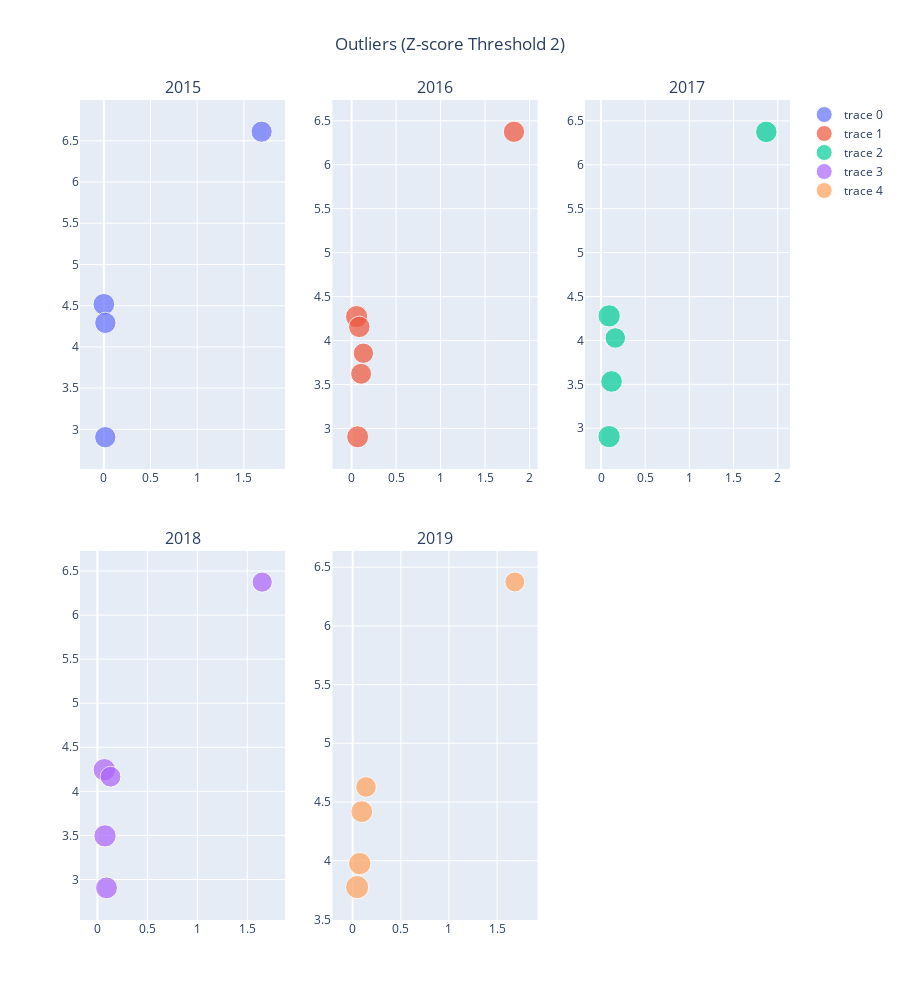

Notebook code cell kept with this figure:
### Code cell
# Visualize outliers

fig = make_subplots(rows=2, cols=3, subplot_titles=('2015', '2016', '2017', '2018', '2019'), vertical_spacing=0.1)

i = 1
j = 1

df_list = [df_2015, df_2016, df_2017, df_2018, df_2019]
for df in df_list:
    df['Z_score_GDP'] = zscore(df['GDPPC'])

## Threshold for outliers
threshold = 2

outliers_list = [df[(df['Z_score_GDP'] > threshold) | (df['Z_score_GDP'] < -threshold)] for df in df_list]

for outliers in outliers_list:
    fig.add_trace(go.Scatter(x=outliers.GDPPC, y=outliers.Score, text=outliers.Country, mode='markers', marker=dict(size=outliers['Z_score_GDP'].abs()*10)), row=i, col=j)
    j += 1
    if j == 4:
        j = 1
        i += 1
fig.update_layout(title=f'Outliers (Z-score Threshold {threshold})', height=1000, title_x=0.5)
fig.show()

### Figure 1 — Plotly figure (JSON) as saved in the notebook; plotly's stock layout.template omitted (floating-point values rounded to 4 significant figures)
{"data": [{"marker": {"size": [21.18, 21.75, 21.34, 21.36]}, "mode": "markers", "text": ["qatar", "congo (kinshasa)", "malawi", "burundi"], "type": "scatter", "x": [1.69, 0.0, 0.01604, 0.0153], "xaxis": "x", "y": [6.611, 4.517, 4.292, 2.905], "yaxis": "y"}, {"marker": {"size": [21.34, 22.26, 21.51, 20.39, 21.02, 21.98]}, "mode": "markers", "text": ["qatar", "congo (kinshasa)", "malawi", "niger", "liberia", "burundi"], "type": "scatter", "x": [1.824, 0.05661, 0.08709, 0.1327, 0.1071, 0.06831], "xaxis": "x2", "y": [6.375, 4.272, 4.156, 3.856, 3.622, 2.905], "yaxis": "y2"}, {"marker": {"size": [21.52, 22.32, 20.6, 21.66, 22.33]}, "mode": "markers", "text": ["qatar", "congo (kinshasa)", "niger", "liberia", "burundi"], "type": "scatter", "x": [1.871, 0.0921, 0.1619, 0.119, 0.09162], "xaxis": "x3", "y": [6.375, 4.28, 4.028, 3.533, 2.905], "yaxis": "y3"}, {"marker": {"size": [20.27, 22.5, 20.82, 22.31, 21.9]}, "mode": "markers", "text": ["qatar", "congo (kinshasa)", "niger", "liberia", "burundi"], "type": "scatter", "x": [1.649, 0.069, 0.131, 0.076, 0.091], "xaxis": "x4", "y": [6.374, 4.245, 4.166, 3.495, 2.905], "yaxis": "y4"}, {"marker": {"size": [20.01, 20.69, 21.85, 22.4, 23.11]}, "mode": "markers", "text": ["qatar", "niger", "congo (kinshasa)", "liberia", "burundi"], "type": "scatter", "x": [1.684, 0.138, 0.094, 0.073, 0.046], "xaxis": "x5", "y": [6.374, 4.628, 4.418, 3.975, 3.775], "yaxis": "y5"}], "layout": {"annotations": [{"font": {"size": 16}, "showarrow": false, "text": "2015", "x": 0.1444, "xanchor": "center", "xref": "paper", "y": 1, "yanchor": "bottom", "yref": "paper"}, {"font": {"size": 16}, "showarrow": false, "text": "2016", "x": 0.5, "xanchor": "center", "xref": "paper", "y": 1, "yanchor": "bottom", "yref": "paper"}, {"font": {"size": 16}, "showarrow": false, "text": "2017", "x": 0.8556, "xanchor": "center", "xref": "paper", "y": 1, "yanchor": "bottom", "yref": "paper"}, {"font": {"size": 16}, "showarrow": false, "text": "2018", "x": 0.1444, "xanchor": "center", "xref": "paper", "y": 0.45, "yanchor": "bottom", "yref": "paper"}, {"font": {"size": 16}, "showarrow": false, "text": "2019", "x": 0.5, "xanchor": "center", "xref": "paper", "y": 0.45, "yanchor": "bottom", "yref": "paper"}], "height": 1000, "title": {"text": "Outliers (Z-score Threshold 2)", "x": 0.5}, "xaxis": {"anchor": "y", "domain": [0, 0.2889]}, "xaxis2": {"anchor": "y2", "domain": [0.3556, 0.6444]}, "xaxis3": {"anchor": "y3", "domain": [0.7111, 1]}, "xaxis4": {"anchor": "y4", "domain": [0, 0.2889]}, "xaxis5": {"anchor": "y5", "domain": [0.3556, 0.6444]}, "xaxis6": {"anchor": "y6", "domain": [0.7111, 1]}, "yaxis": {"anchor": "x", "domain": [0.55, 1]}, "yaxis2": {"anchor": "x2", "domain": [0.55, 1]}, "yaxis3": {"anchor": "x3", "domain": [0.55, 1]}, "yaxis4": {"anchor": "x4", "domain": [0, 0.45]}, "yaxis5": {"anchor": "x5", "domain": [0, 0.45]}, "yaxis6": {"anchor": "x6", "domain": [0, 0.45]}}}
